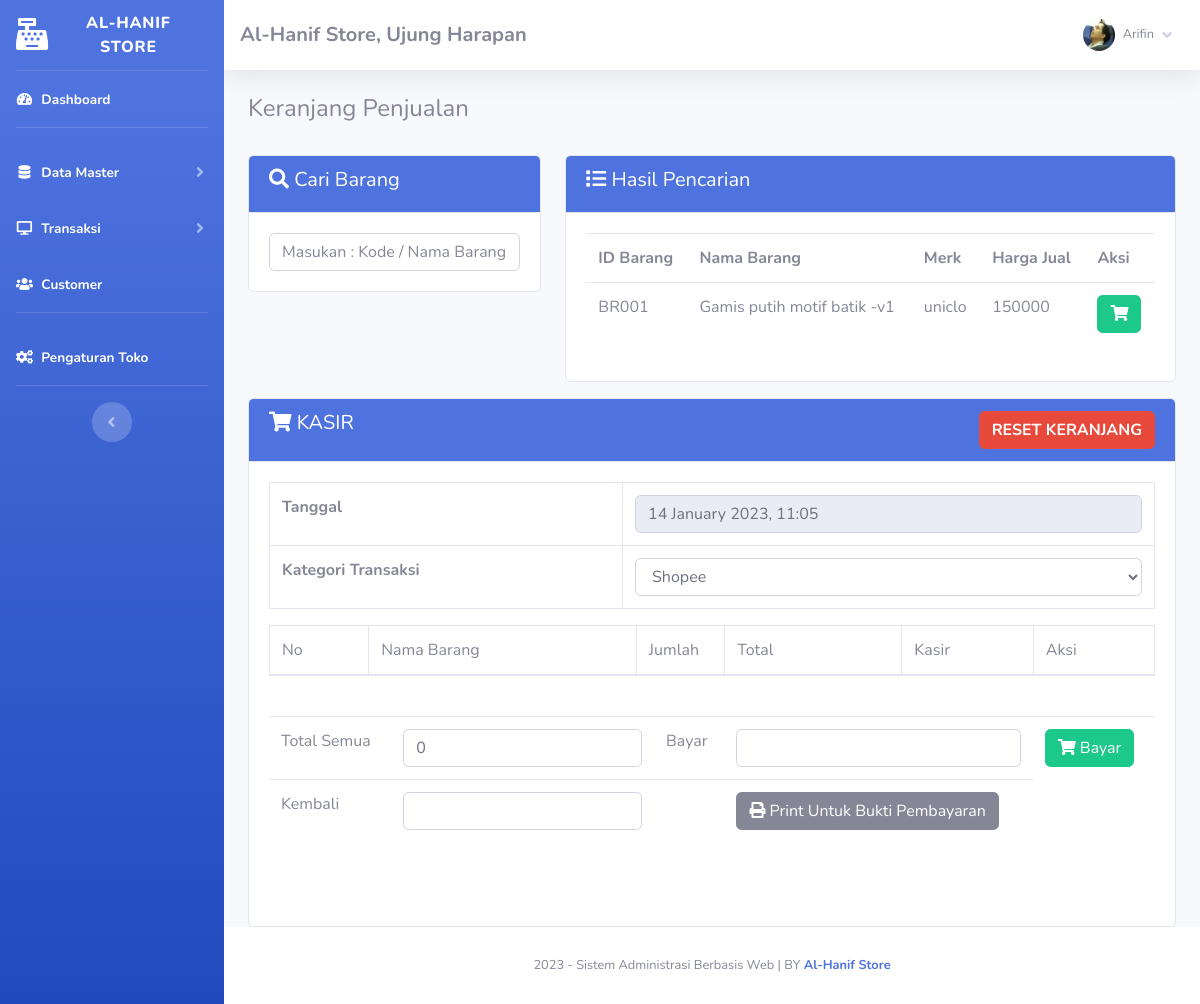
The app's page /index.php?page=jual (signed in), older data.
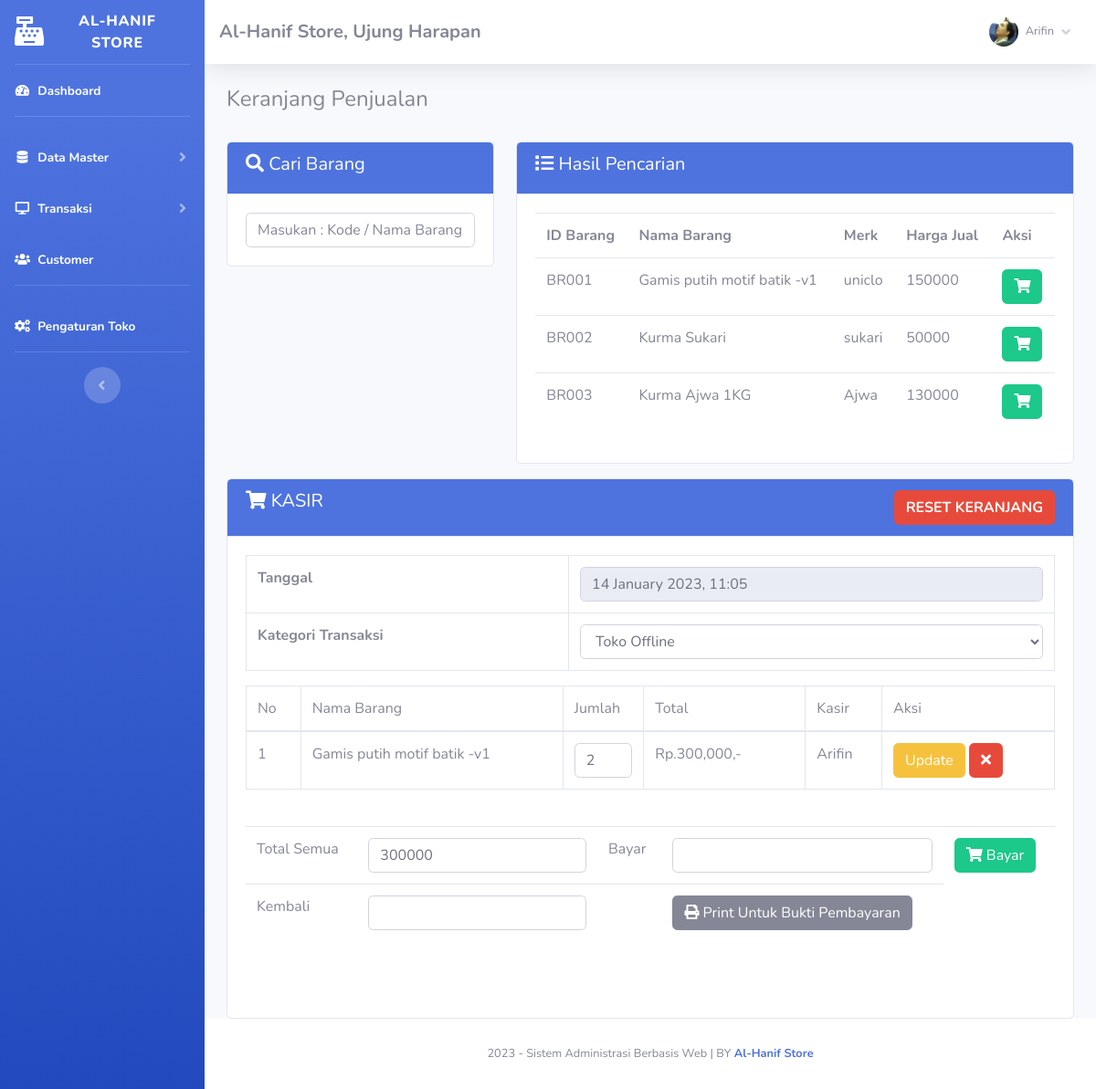
The same page, newer data.
### tables this page shows
CREATE TABLE `toko` (
  `id_toko` int(11) NOT NULL,
  `nama_toko` varchar(255) NOT NULL,
  `alamat_toko` text NOT NULL,
  `tlp` varchar(255) NOT NULL,
  `nama_pemilik` varchar(255) NOT NULL
);

CREATE TABLE `member` (
  `id_member` int(11) NOT NULL,
  `nm_member` varchar(255) NOT NULL,
  `alamat_member` text NOT NULL,
  `telepon` varchar(255) NOT NULL,
  `email` varchar(255) NOT NULL,
  `gambar` text NOT NULL,
  `NIK` text NOT NULL
);

CREATE TABLE `barang` (
  `id` int(11) NOT NULL,
  `id_barang` varchar(255) NOT NULL,
  `id_kategori` int(11) NOT NULL,
  `nama_barang` text NOT NULL,
  `merk` varchar(255) NOT NULL,
  `harga_beli` varchar(255) NOT NULL,
  `harga_jual` varchar(255) NOT NULL,
  `satuan_barang` varchar(255) NOT NULL,
  `stok` text NOT NULL,
  `tgl_input` varchar(255) NOT NULL,
  `tgl_update` varchar(255) DEFAULT NULL
);

CREATE TABLE `penjualan` (
  `id_penjualan` int(11) NOT NULL,
  `id_barang` varchar(255) NOT NULL,
  `id_member` int(11) NOT NULL,
  `jumlah` varchar(255) NOT NULL,
  `total` varchar(255) NOT NULL,
  `tanggal_input` varchar(255) NOT NULL
);

### fungsi/view/view.php (called while the page is built, shortened)
<?php
class view
{
    protected $db;
    public function __construct($db)
    {
        $this->db = $db;
    }
    public function member_edit($id)
    {
        $sql = "select member.*, login.*
                from member inner join login on member.id_member = login.id_member
                where member.id_member= ?";
        $row = $this-> db -> prepare($sql);
        $row -> execute(array($id));
        $hasil = $row -> fetch();
        return $hasil;
    }
    public function toko()
    {
        $sql = "select*from toko where id_toko='1'";
        $row = $this-> db -> prepare($sql);
        $row -> execute();
        $hasil = $row -> fetch();
        return $hasil;
    }
    public function kategoritransaksi()
    {
        $sql = "select*from kategori_transaksi";
        $row = $this-> db -> prepare($sql);
        $row -> execute();
        $hasil = $row -> fetchAll();
        return $hasil;
    }
    public function default_cari()
    {
        $sql = "select barang.*, kategori.id_kategori, kategori.nama_kategori
                from barang inner join kategori on barang.id_kategori = kategori.id_kategori";
        $row = $this-> db -> prepare($sql);
        $row -> execute();
        $hasil = $row -> fetchAll();
        return $hasil;
    }
    public function penjualan()
    {
        $sql ="SELECT penjualan.* , barang.id_barang, barang.nama_barang, member.id_member,
                member.nm_member from penjualan
                left join barang on barang.id_barang=penjualan.id_barang
                left join member on member.id_member=penjualan.id_member
                ORDER BY id_penjualan";
        $row = $this-> db -> prepare($sql);
        $row -> execute();
        $hasil = $row -> fetchAll();
        return $hasil;
    }
}

### admin/module/jual/index.php (the view, shortened to what this page needs)
<h4>Keranjang Penjualan</h4>
<br>
<div class="row">
	<div class="col-sm-4">
		<div class="card card-primary mb-3">
			<div class="card-header bg-primary text-white">
				<h5><i class="fa fa-search"></i> Cari Barang</h5>
			</div>
			<div class="card-body">
				<input type="text" id="cari" class="form-control" name="cari" placeholder="Masukan : Kode / Nama Barang  [ENTER]">
			</div>
		</div>
	</div>
	<div class="col-sm-8">
		<div class="card card-primary mb-3">
			<div class="card-header bg-primary text-white">
				<h5><i class="fa fa-list"></i> Hasil Pencarian</h5>
			</div>
			<div class="card-body">
				<div class="table-responsive">
					<div id="tanpa_cari">
					<table class="table table-stripped" width="100%" id="example2">
						<tr>
							<th>ID Barang</th>
							<th>Nama Barang</th>
							<th>Merk</th>
							<th>Harga Jual</th>
							<th>Aksi</th>
						</tr>
					<?php
					$hasil1=$lihat->default_cari();
					foreach ($hasil1 as $hasil) {?>
						<tr>
							<td><?php echo $hasil['id_barang'];?></td>
							<td><?php echo $hasil['nama_barang'];?></td>
							<td><?php echo $hasil['merk'];?></td>
							<td><?php echo $hasil['harga_jual'];?></td>
							<td>
							<a href="fungsi/tambah/tambah.php?jual=jual&id=<?php echo $hasil['id_barang'];?>&id_kasir=<?php echo $_SESSION['admin']['id_member'];?>"
								class="btn btn-success">
								<i class="fa fa-shopping-cart"></i></a></td>
						</tr>
					<?php }?>
					</table>
					</div>
				</div>
			</div>
		</div>
	</div>
	<div class="col-sm-12">
		<div class="card card-primary">
			<div class="card-header bg-primary text-white">
				<h5><i class="fa fa-shopping-cart"></i> KASIR
				<a class="btn btn-danger float-right"
					onclick="javascript:return confirm('Apakah anda ingin reset keranjang ?');" href="fungsi/hapus/hapus.php?penjualan=jual">
					<b>RESET KERANJANG</b></a>
				</h5>
			</div>
			<div class="card-body">
				<div id="keranjang" class="table-responsive">
					<table class="table table-bordered">
						<tr>
							<td><b>Tanggal</b></td>
							<td><input type="text" readonly="readonly" class="form-control" value="<?php echo date("j F Y, G:i");?>" name="tgl"></td>
						</tr>
						<tr>
							<td><b>Kategori Transaksi</b></td>
							<td>
								<select class="form-control" name="ktrans" id="ktrans">
									<?php
									$ktrans = $lihat -> kategoritransaksi();
									foreach($ktrans as $isi){
									?>
									<option value="<?php echo $isi['id'];?>"><?php echo $isi['nama']; ?></option>
									<?php }?>
								</select>
							</td>
						</tr>
					</table>
					<table class="table table-bordered w-100" id="example1">
						<thead>
							<tr>
								<td> No</td>
								<td> Nama Barang</td>
								<td style="width:10%;"> Jumlah</td>
								<td style="width:20%;"> Total</td>
								<td> Kasir</td>
								<td> Aksi</td>
							</tr>
						</thead>
						<tbody>
							<?php $total_bayar=0; $no=1; $hasil_penjualan = $lihat -> penjualan();?>
							<?php foreach($hasil_penjualan  as $isi){?>
							<tr>
								<td><?php echo $no;?></td>
								<td><?php echo $isi['nama_barang'];?></td>
								<td>
									<form method="POST" action="fungsi/edit/edit.php?jual=jual">
											<input type="number" name="jumlah" value="<?php echo $isi['jumlah'];?>" class="form-control">
										</td>
										<td>Rp.<?php echo number_format($isi['total']);?>,-</td>
										<td><?php echo $isi['nm_member'];?></td>
										<td>
											<button type="submit" class="btn btn-warning">Update</button>
									<a href="fungsi/hapus/hapus.php?jual=jual&id=<?php echo $isi['id_penjualan'];?>&brg=<?php echo $isi['id_barang'];?>
										&jml=<?php echo $isi['jumlah']; ?>"  class="btn btn-danger"><i class="fa fa-times"></i>
									</a>
								</td>
							</tr>
							<?php $no++; $total_bayar += $isi['total'];}?>
						</tbody>
				</table>
				<br/>
				<div id="kasirnya">
					<table class="table table-stripped">
						<form method="POST" action="index.php?page=jual&nota=yes#kasirnya">
							<tr>
								<td>Total Semua  </td>
								<td><input type="text" class="form-control" name="total" value="<?php echo $total_bayar;?>"></td>
								<td>Bayar  </td>
								<td><input type="text" class="form-control" name="bayar" value="<?php echo $bayar;?>"></td>
								<td><button class="btn btn-success"><i class="fa fa-shopping-cart"></i> Bayar</button>
								<?php  if(!empty($_GET['nota'] == 'yes')) {?>
									<a class="btn btn-danger" href="fungsi/hapus/hapus.php?penjualan=jual">
									<b>RESET</b></a></td><?php }?></td>
							</tr>
						</form>
						<tr>
							<td>Kembali</td>
							<td><input type="text" class="form-control" value="<?php echo $hitung;?>"></td>
							<td></td>
							<td>
								<a href="print.php?nm_member=<?php echo $_SESSION['admin']['nm_member'];?>
								&bayar=<?php echo $bayar;?>&kembali=<?php echo $hitung;?>" target="_blank">
								<button class="btn btn-secondary">
									<i class="fa fa-print"></i> Print Untuk Bukti Pembayaran
								</button></a>
							</td>
						</tr>
					</table>
					<br/>
					<br/>
				</div>
			</div>
		</div>
	</div>
</div>

### index.php (shortened to what this page needs)
<?php
	if(!empty($_SESSION['admin'])){
		require 'config.php';
		$lihat = new view($config);
		$toko = $lihat -> toko();
			include 'admin/template/header.php';
			include 'admin/template/sidebar.php';
				if(!empty($_GET['page'])){
					include 'admin/module/'.$_GET['page'].'/index.php';
				}else{
					include 'admin/template/home.php';
				}
			include 'admin/template/footer.php';
	}else{
		echo '<script>window.location="login.php";</script>';
	}
?>

### admin/template/header.php (shortened to what this page needs)
<!DOCTYPE html>
<html lang="en">
<head>
    <link href="sb-admin/vendor/fontawesome-free/css/all.min.css" rel="stylesheet" type="text/css">
    <link href="sb-admin/css/sb-admin-2.min.css" rel="stylesheet">
    <link rel="stylesheet" href="sb-admin/vendor/datatables/dataTables.bootstrap4.css" />
</head>
<body id="page-top">
    <div id="wrapper">

### admin/template/sidebar.php (shortened to what this page needs)
<?php
    $id = $_SESSION['admin']['id_member'];
    $hasil_profil = $lihat -> member_edit($id);
?>
<ul class="navbar-nav bg-gradient-primary sidebar sidebar-dark accordion" id="accordionSidebar" style="background-color : #518DB9;">
    <a class="sidebar-brand d-flex align-items-center justify-content-center" href="index.php">
        <div class="sidebar-brand-icon">
            <i class="fas fa-cash-register"></i>
        </div>
        <div class="sidebar-brand-text mx-3">Al-Hanif Store<sup></sup></div>
    </a>
    <hr class="sidebar-divider my-0">
    <li class="nav-item active">
        <a class="nav-link" href="index.php">
            <i class="fas fa-fw fa-tachometer-alt"></i>
            <span>Dashboard</span></a>
    </li>
    <hr class="sidebar-divider">
    <li class="nav-item active">
        <a class="nav-link collapsed" href="#" data-toggle="collapse" data-target="#collapseTwo" aria-expanded="true"
            aria-controls="collapseTwo">
            <i class="fas fa-fw fa-database"></i>
            <span>Data Master</span>
        </a>
    </li>
    <li class="nav-item active">
        <a class="nav-link collapsed" href="#" data-toggle="collapse" data-target="#collapse3" aria-expanded="true"
            aria-controls="collapse3">
            <i class="fas fa-fw fa-desktop"></i>
            <span>Transaksi</span>
        </a>
    </li>
    <li class="nav-item active">
        <a class="nav-link" href="index.php?page=customer">
            <i class="fas fa-fw fa-users"></i>
            <span>Customer</span></a>
    </li>
    <hr class="sidebar-divider">
    <li class="nav-item active">
        <a class="nav-link" href="index.php?page=pengaturan">
            <i class="fas fa-fw fa-cogs"></i>
            <span>Pengaturan Toko</span></a>
    </li>
    <hr class="sidebar-divider d-none d-md-block">
    <div class="text-center d-none d-md-inline">
        <button class="rounded-circle border-0" id="sidebarToggle"></button>
    </div>
</ul>
<div id="content-wrapper" class="d-flex flex-column">
    <div id="content">
        <nav class="navbar navbar-expand navbar-light bg-white topbar mb-4 static-top shadow">
            <h5 class="d-lg-block d-none mt-2"><b><?php echo $toko['nama_toko'];?>, <?php echo $toko['alamat_toko'];?></b></h5>
            <ul class="navbar-nav ml-auto">
                <li class="nav-item dropdown no-arrow">
                    <a class="nav-link dropdown-toggle" href="#" id="userDropdown" role="button" data-toggle="dropdown"
                        aria-haspopup="true" aria-expanded="false">
                        <img class="img-profile rounded-circle"
                            src="assets/img/user/<?php echo $hasil_profil['gambar'];?>">
                        <span
                            class="mr-2 d-none d-lg-inline text-gray-600 small ml-2"><?php echo $hasil_profil['nm_member'];?></span>
                        <i class="fas fa-angle-down"></i>
                    </a>
                </li>
            </ul>
        </nav>
        <div class="container-fluid">

### admin/template/footer.php (shortened to what this page needs)
 </div>
 </div>
 <footer class="sticky-footer bg-white">
     <div class="container my-auto">
         <div class="copyright text-center my-auto">
             <span>
                 <?php echo date('Y');?> - Sistem Administrasi Berbasis Web |
                 BY <b><a href="" target="_blank">Al-Hanif Store</a></b>
             </span>
         </div>
     </div>
 </footer>
 </div>
 </div>
</body>
</html>

Row changes from the older to the newer data that the page shows:
added barang: id_barang "BR002", nama_barang "Kurma Sukari", merk "sukari", harga_jual "50000"
added barang: id_barang "BR003", nama_barang "Kurma Ajwa 1KG", merk "Ajwa", harga_jual "130000"
added penjualan: barang.nama_barang "Gamis putih motif batik -v1", jumlah "2", total "300,000", id_member.nm_member "Arifin"
Text that changed along with them:
form field ktrans: "Shopee" → "Toko Offline"
form field total: "0" → "300000"
